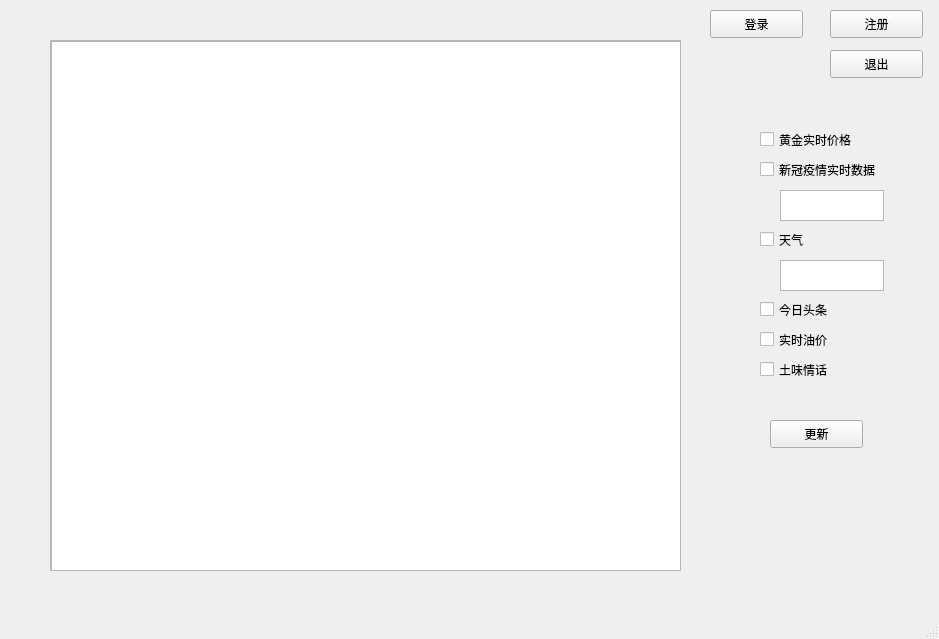
<?xml version="1.0" encoding="UTF-8"?>
<ui version="4.0">
 <class>MainWindow</class>
 <widget class="QMainWindow" name="MainWindow">
  <property name="geometry">
   <rect>
    <x>0</x>
    <y>0</y>
    <width>939</width>
    <height>639</height>
   </rect>
  </property>
  <property name="windowTitle">
   <string>订阅式消息中心</string>
  </property>
  <widget class="QWidget" name="centralwidget">
   <widget class="QPushButton" name="Button_SignUp">
    <property name="geometry">
     <rect>
      <x>710</x>
      <y>10</y>
      <width>93</width>
      <height>28</height>
     </rect>
    </property>
    <property name="text">
     <string>登录</string>
    </property>
   </widget>
   <widget class="QPushButton" name="Button_SignIn">
    <property name="geometry">
     <rect>
      <x>830</x>
      <y>10</y>
      <width>93</width>
      <height>28</height>
     </rect>
    </property>
    <property name="text">
     <string>注册</string>
    </property>
   </widget>
   <widget class="QCheckBox" name="Box_Gold">
    <property name="geometry">
     <rect>
      <x>760</x>
      <y>130</y>
      <width>121</width>
      <height>19</height>
     </rect>
    </property>
    <property name="text">
     <string>黄金实时价格</string>
    </property>
   </widget>
   <widget class="QCheckBox" name="Box_COVID">
    <property name="geometry">
     <rect>
      <x>760</x>
      <y>160</y>
      <width>151</width>
      <height>19</height>
     </rect>
    </property>
    <property name="text">
     <string>新冠疫情实时数据</string>
    </property>
   </widget>
   <widget class="QCheckBox" name="Box_Weather">
    <property name="geometry">
     <rect>
      <x>760</x>
      <y>230</y>
      <width>91</width>
      <height>19</height>
     </rect>
    </property>
    <property name="text">
     <string>天气</string>
    </property>
   </widget>
   <widget class="QCheckBox" name="Box_News">
    <property name="geometry">
     <rect>
      <x>760</x>
      <y>300</y>
      <width>91</width>
      <height>19</height>
     </rect>
    </property>
    <property name="text">
     <string>今日头条</string>
    </property>
   </widget>
   <widget class="QCheckBox" name="Box_Oil">
    <property name="geometry">
     <rect>
      <x>760</x>
      <y>330</y>
      <width>91</width>
      <height>19</height>
     </rect>
    </property>
    <property name="text">
     <string>实时油价</string>
    </property>
   </widget>
   <widget class="QCheckBox" name="Box_Prattle">
    <property name="geometry">
     <rect>
      <x>760</x>
      <y>360</y>
      <width>91</width>
      <height>19</height>
     </rect>
    </property>
    <property name="text">
     <string>土味情话</string>
    </property>
   </widget>
   <widget class="QScrollArea" name="AnswerArea">
    <property name="geometry">
     <rect>
      <x>50</x>
      <y>40</y>
      <width>631</width>
      <height>531</height>
     </rect>
    </property>
    <property name="verticalScrollBarPolicy">
     <enum>Qt::ScrollBarAsNeeded</enum>
    </property>
    <property name="widgetResizable">
     <bool>true</bool>
    </property>
    <widget class="QWidget" name="scrollAreaWidgetContents">
     <property name="geometry">
      <rect>
       <x>0</x>
       <y>0</y>
       <width>629</width>
       <height>529</height>
      </rect>
     </property>
     <widget class="QTextBrowser" name="Text_Data">
      <property name="geometry">
       <rect>
        <x>0</x>
        <y>0</y>
        <width>631</width>
        <height>531</height>
       </rect>
      </property>
     </widget>
    </widget>
   </widget>
   <widget class="QPushButton" name="Button_Update">
    <property name="geometry">
     <rect>
      <x>770</x>
      <y>420</y>
      <width>93</width>
      <height>28</height>
     </rect>
    </property>
    <property name="text">
     <string>更新</string>
    </property>
   </widget>
   <widget class="QTextEdit" name="Text_Weather">
    <property name="geometry">
     <rect>
      <x>780</x>
      <y>260</y>
      <width>104</width>
      <height>31</height>
     </rect>
    </property>
   </widget>
   <widget class="QTextEdit" name="Text_COVID19">
    <property name="geometry">
     <rect>
      <x>780</x>
      <y>190</y>
      <width>104</width>
      <height>31</height>
     </rect>
    </property>
   </widget>
   <widget class="QPushButton" name="Button_SignOut">
    <property name="geometry">
     <rect>
      <x>830</x>
      <y>50</y>
      <width>93</width>
      <height>28</height>
     </rect>
    </property>
    <property name="text">
     <string>退出</string>
    </property>
   </widget>
   <widget class="QLabel" name="Label_UID">
    <property name="geometry">
     <rect>
      <x>710</x>
      <y>50</y>
      <width>101</width>
      <height>31</height>
     </rect>
    </property>
    <property name="text">
     <string/>
    </property>
   </widget>
  </widget>
  <widget class="QMenuBar" name="menubar">
   <property name="geometry">
    <rect>
     <x>0</x>
     <y>0</y>
     <width>939</width>
     <height>26</height>
    </rect>
   </property>
  </widget>
  <widget class="QStatusBar" name="statusbar"/>
 </widget>
 <resources/>
 <connections/>
</ui>
